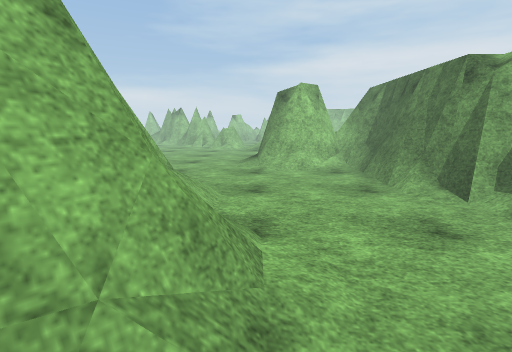
View 1 (above)

16 first-person views from a walk through a 3-D level made in the Unity game engine. The camera is 1.4 m above the floor, tilts 10° down and sees 85° across. The floor is counted in squares, 0.5 m on a side. Each view is taken from the middle of a square. On the plan, view 1 faces up. The plan holds only what a view shows up to about 19 squares ahead; the rest is blank. The place goes on beyond the plan. Surface patterns are stand-ins for the level's own textures.

View 2
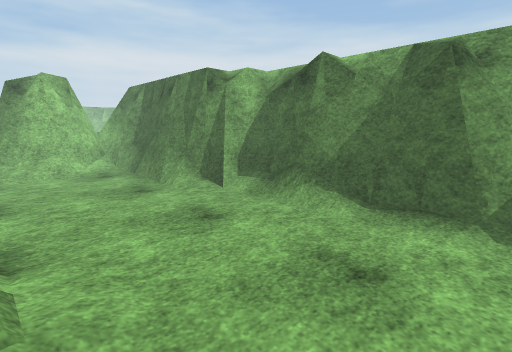

View 3
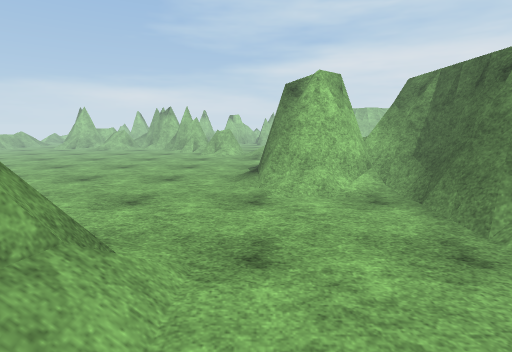

View 4
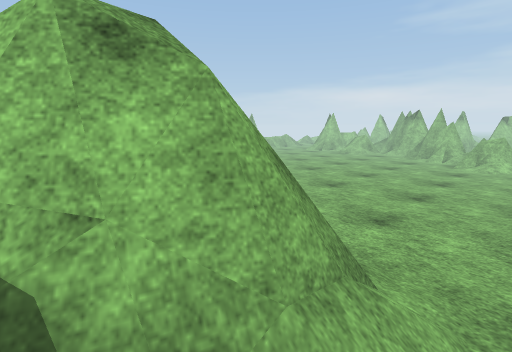

View 5
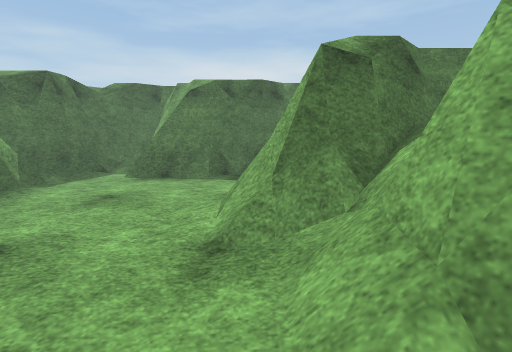

View 6
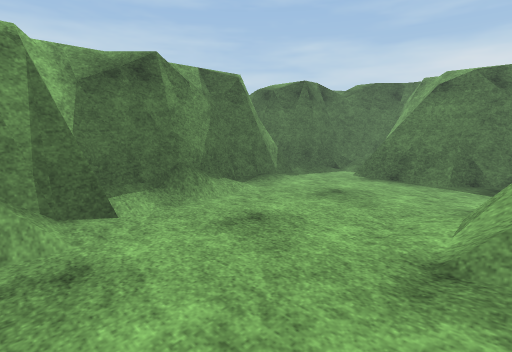

View 7
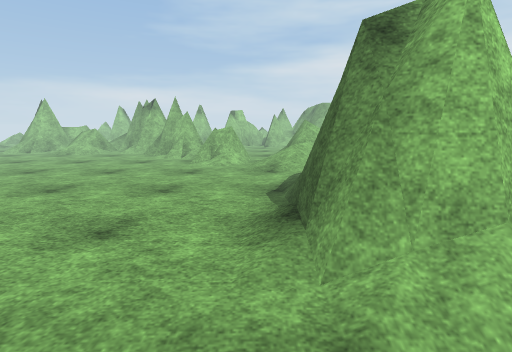

View 8
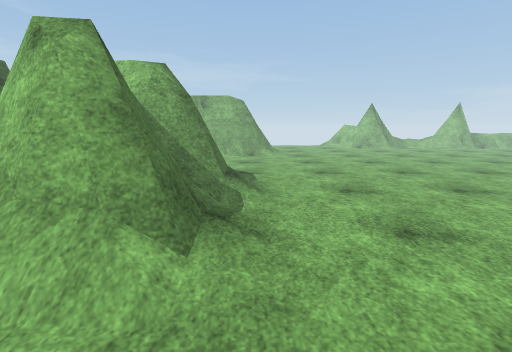

View 9
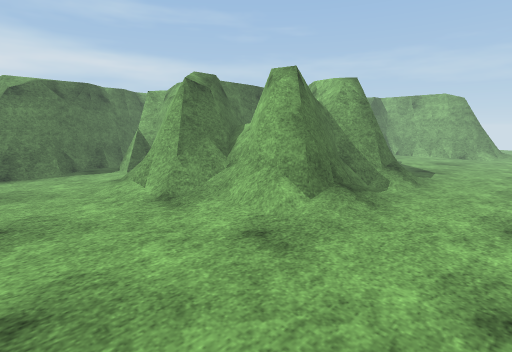

View 10
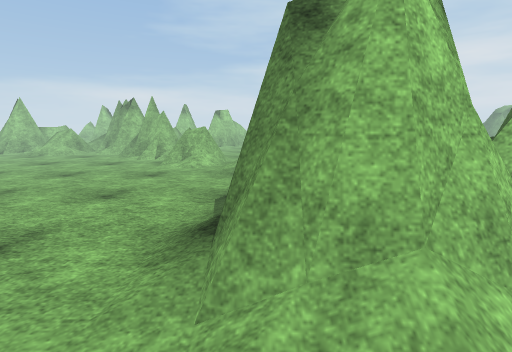

View 11
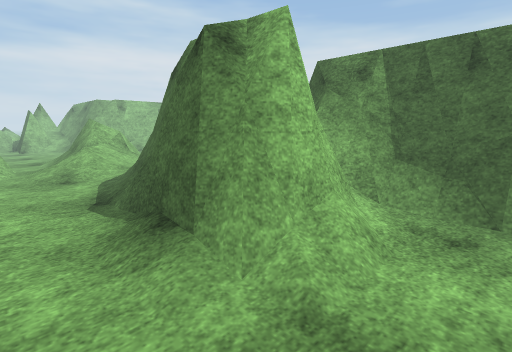

View 12
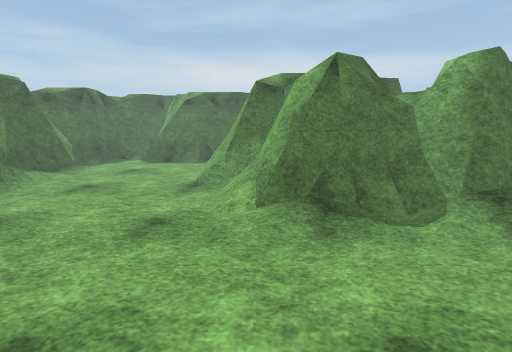

View 13
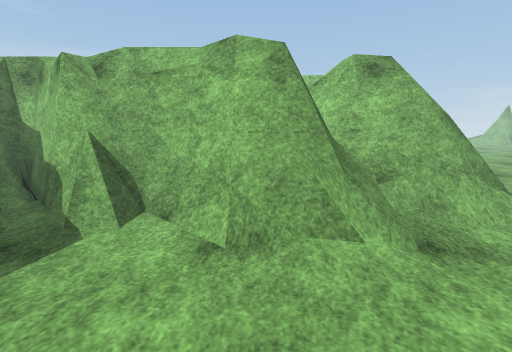

View 14
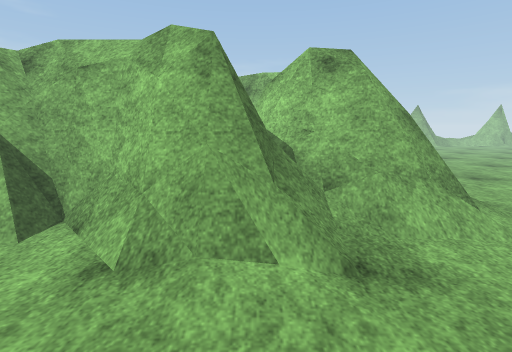

View 15
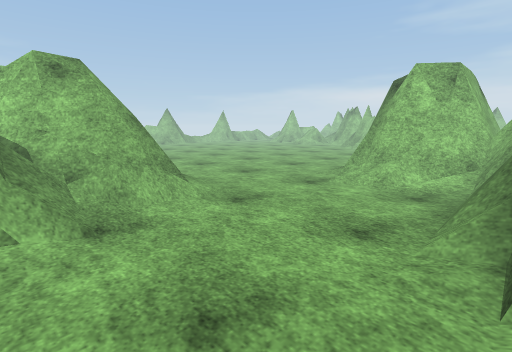

View 16
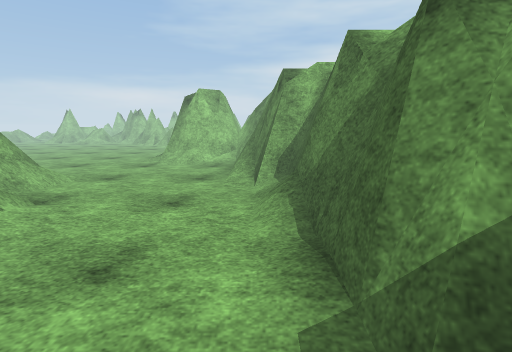

### Floor plan
Key: @ floor where view 1 was taken; # wall or solid block; . main floor; : floor 0.25 m higher than the main floor; + floor 0.5 m higher than the main floor; * floor 1 m higher than the main floor; / step, stairs or slope; = window, fence, low wall or low ledge; ^ raised ledge; O other object.
Columns run from 9 left of view 1 to 11 right of it. Each row starts with its distance up from view 1.
 30 ........... =  =
 29 ..........:=#  =
 28 ........../=# ##
 27 .......... #####
 26 ..........=#  ##
 25 .........###  ##
 24 .........##   ## ##
 23 .........=#   ##=##
 22 .........=##  ####
 21 .........=#####=##
 20 .........#=###=#=#
 19 ..........::+::.=#
 18 ................=#
 17 ................=#
 16 ................=#
 15 ................=##
 14 ................==#
 13 ................/=#
 12 :..::::........./=#
 11  O#===#/.........=#
 10 ===##^#/.........#=
  9 ^#####=/..........
  8 ^#####=/.......... #
  7 #####=+/..........+#
  6  ####=*///........:#
  5  ##===^= /........:#
  4   =#####=/.........#
  3  ###  ##=/.........#
  2  ##   ###/.........##
  1      ##=#..........##
  0      ###.@.........=#
 -1      #==...........#=
 -2      ##=........../=#
 -3      ##=..======..=##
 -4      ## .=#####=..=#

Positions as (right, up) in squares from view 1, and headings:
1: (0, 0), facing up
2: (0, 0), facing up-right
3: (0, 6), facing up
4: (-1, 6), facing up-left
5: (-1, 13), facing down
6: (-1, 13), facing down-right
7: (-1, 15), facing up
8: (2, 13), facing left
9: (5, 17), facing down-left
10: (1, 16), facing up
11: (-3, 16), facing up-right
12: (-3, 20), facing down
13: (6, 3), facing left
14: (5, 5), facing left
15: (8, 5), facing up-left
16: (8, -3), facing up
